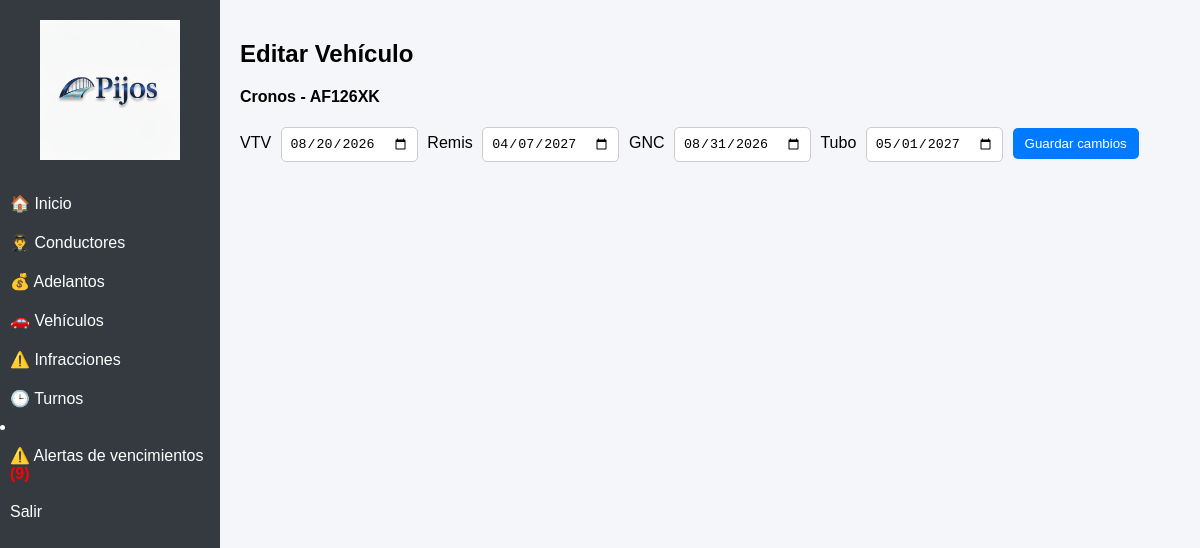
Page /editar_vehiculo/3 on the committed database.
### tables this page shows
CREATE TABLE vehiculos (
            id INTEGER PRIMARY KEY AUTOINCREMENT,
            auto TEXT,
            patente TEXT,
            modelo TEXT,
            vtv TEXT,
            remis TEXT,  
            gnc TEXT,
            tubo TEXT                          
        );

### app.py (the view, shortened to what this page needs)
@app.route('/editar_vehiculo/<int:id>', methods=['GET', 'POST'])
def editar_vehiculo(id):
    conn = sqlite3.connect('empresa.db')
    conn.row_factory = sqlite3.Row
    cursor = conn.cursor()
    cursor.execute("SELECT * FROM vehiculos WHERE id = ?", (id,))
    vehiculo = cursor.fetchone()
    conn.close()
    return render_template('editar_vehiculo.html', vehiculo=vehiculo)

### templates/editar_vehiculo.html
{% extends "layout.html" %}
{% block content %}
<h2>Editar Vehículo</h2>
<form method="POST">
    <p><b>{{ vehiculo.auto }} - {{ vehiculo.patente }}</b></p>
    <label>VTV</label>
    <input type="date" name="vtv" value="{{ vehiculo.vtv }}">
    <label>Remis</label>
    <input type="date" name="remis" value="{{ vehiculo.remis }}">
    <label>GNC</label>
    <input type="date" name="gnc" value="{{ vehiculo.gnc }}">
    <label>Tubo</label>
    <input type="date" name="tubo" value="{{ vehiculo.tubo }}">
    <button>Guardar cambios</button>
</form>
{% endblock %}

### templates/layout.html (style rules this page uses)
body { margin: 0; font-family: Arial; background-color: #f4f6f9; }
input, select { padding: 8px; margin: 5px; border: 1px solid #ccc; border-radius: 5px; }
button { padding: 8px 12px; background: #007bff; color: white; border: none; border-radius: 5px; cursor: pointer; }

### rows in the picture
vehiculos: auto "Cronos", patente "AF126XK", vtv "08/20/2026", remis "04/07/2027", gnc "08/31/2026", tubo "05/01/2027"

### other values in the picture
{{ alertas_total }} "9"
